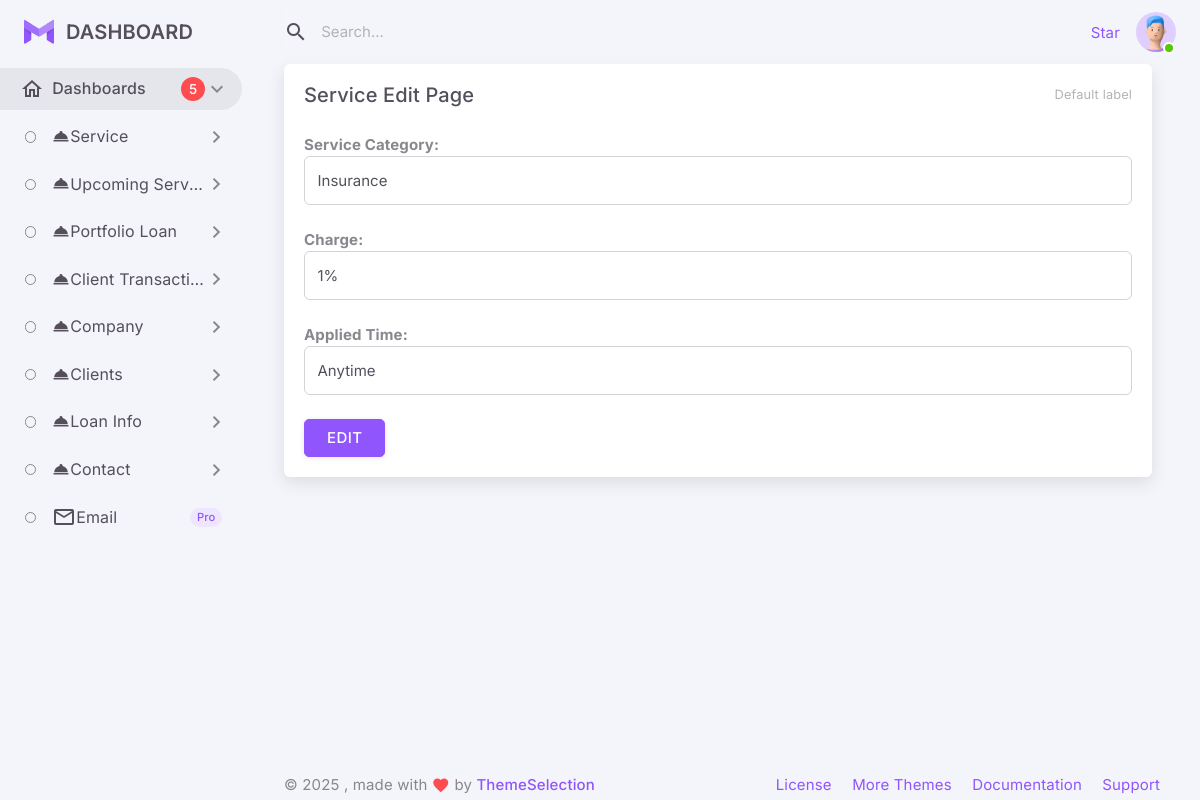
Page /Admin/upcoming_services_edit.php?nid=1 (signed in) on the committed database.
### tables this page shows
CREATE TABLE `upcoming_services` (
  `id` int(11) NOT NULL,
  `name` varchar(30) NOT NULL,
  `charges` varchar(20) NOT NULL,
  `session` varchar(20) NOT NULL
);

### Admin/upcoming_services_edit.php (the view, shortened to what this page needs)
<?php
include_once("hakiconfig.php");
$Found = $_GET['nid'];
   $Akainu = $Haki->query("SELECT * FROM upcoming_services WHERE id ='$Found' ");
    $Brook = $Akainu->fetch_object();
?>
<!DOCTYPE html>
<html
  lang="en"
  class="light-style layout-menu-fixed layout-compact"
  dir="ltr"
  data-theme="theme-default"
  data-assets-path="assets/"
  data-template="vertical-menu-template-free">
  <head>
    <link rel="stylesheet" href="assets/vendor/fonts/materialdesignicons.css" />
    <link rel="stylesheet" href="assets/vendor/libs/node-waves/node-waves.css" />
    <link rel="stylesheet" href="assets/vendor/css/core.css" class="template-customizer-core-css" />
    <link rel="stylesheet" href="assets/vendor/css/theme-default.css" class="template-customizer-theme-css" />
    <link rel="stylesheet" href="assets/css/demo.css" />
    <link rel="stylesheet" href="assets/vendor/libs/perfect-scrollbar/perfect-scrollbar.css" />
    <link rel="stylesheet" href="assets/vendor/libs/apex-charts/apex-charts.css" />
  </head>
  <body>
    <div class="layout-wrapper layout-content-navbar">
      <div class="layout-container">
        <?php include_once("partials/left_navbar.php") ?>
        <div class="layout-page">
          <nav
            class="layout-navbar container-xxl navbar navbar-expand-xl navbar-detached align-items-center bg-navbar-theme"
            id="layout-navbar">
            <?php include_once("partials/header_search.php") ?>
          </nav>
          <div class="content-wrapper">
            <div class="container-xxl flex-grow-1 container-p-y">
              <div class="row gy-4">
                <div class="row">
                <div class="col-xl">
                  <div class="card mb-4">
                    <div class="card-header d-flex justify-content-between align-items-center">
                      <h5 class="mb-0">Service Edit Page</h5>
                      <small class="text-muted float-end">Default label</small>
                    </div>
                    <div class="card-body">
                      <form action="" method="post">
                     <b>Service Category: </b> <br>
                        <div class="form-floating form-floating-outline mb-4">
                          <input type="text" class="form-control" name="pname" value="<?php echo $Brook->name ?>" id="basic-default-fullname" placeholder="Service Category" />
                        </div>
                        <b>Charge: </b> <br>
                        <div class="form-floating form-floating-outline mb-4">
                          <input type="text" class="form-control" name="pcharge" value="<?php echo $Brook->charges ?>" id="basic-default-company" placeholder="% or Taka" />
                        </div>
                        <b>Applied Time: </b> <br>
                        <div class="form-floating form-floating-outline mb-4">
                          <input type="text" class="form-control" name="papply" value="<?php echo $Brook->session ?>" id="basic-default-company" placeholder="Session or Time" />
                        </div>
                        <button type="submit" name="update" class="btn btn-primary">EDIT</button>
                      </form>
                    </div>
                  </div>
                </div>
               </div>
              </div>
            </div>
            <?php include_once("partials/footer.php") ?>
          </div>
        </div>
      </div>
    </div>
  </body>
</html>

### rows in the picture
upcoming_services: pname "Insurance", pcharge "1%", papply "Anytime"
